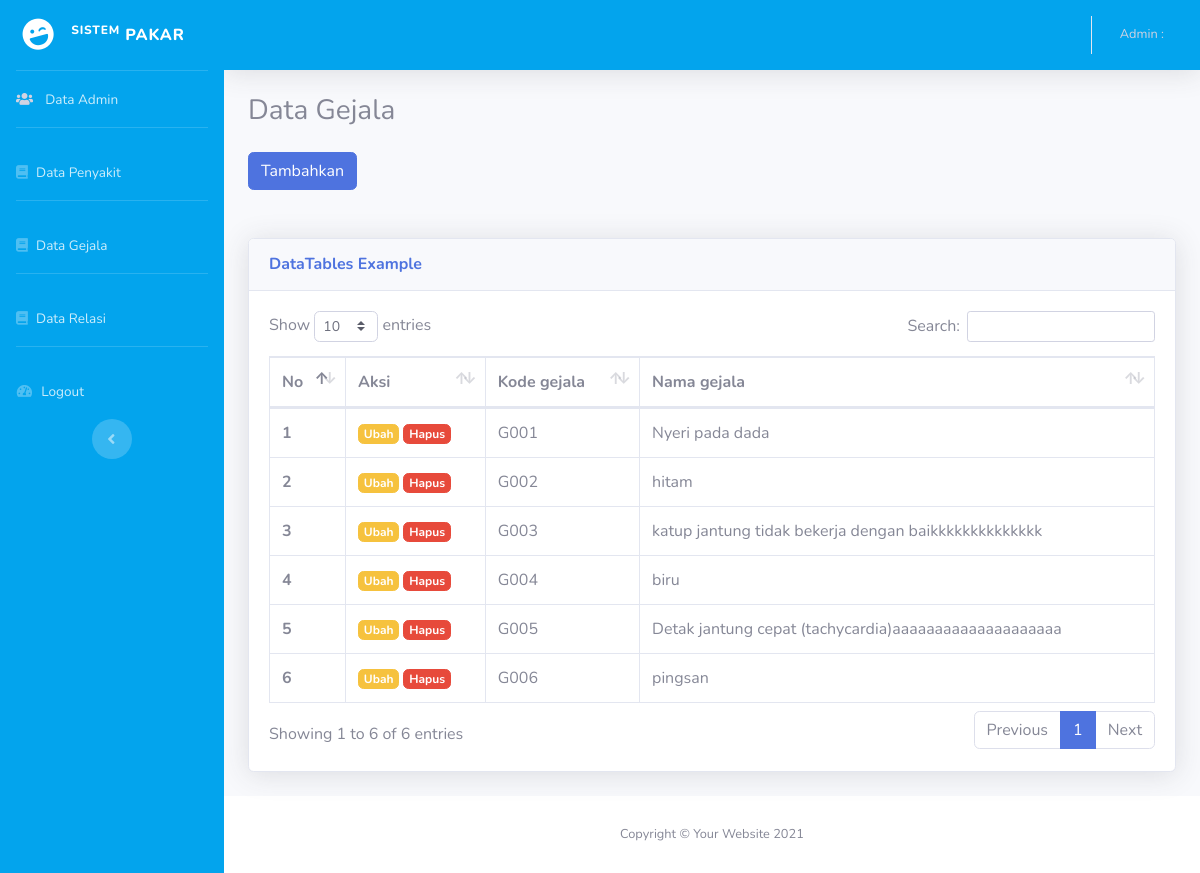
Page /index.php/admin/gejala on the committed database.
### tables this page shows
CREATE TABLE `gejala` (
  `kd_gejala` varchar(10) NOT NULL,
  `gejala` varchar(100) NOT NULL
);

### application/controllers/Admin.php (called while the page is built, shortened)
<?php
class admin extends CI_Controller
{
    public function __construct()
    {
        $this->load->model('konsultasi_model');
        $this->load->model('perawatan_model');
        $this->load->model('login_model');
    }
    public function gejala()
    {
        $data['title'] = 'Data Gejala';
        $data['admin'] = $this->db->get_where('admin', ['username' => $this->session->userdata('username')])->row_array();
        $data['gejala'] = $this->db->get('gejala')->result_array();
        $this->form_validation->set_rules('kd_gejala', 'kode gejala', 'required|trim|is_unique[gejala.kd_gejala]', ['is_unique' => 'Kode Gejala ini sudah terdaftar!']);
        $this->form_validation->set_rules('gejala', 'nama gejala', 'required|trim|is_unique[gejala.gejala]', ['is_unique' => 'Nama Gejala ini sudah terdaftar!']);
        if ($this->form_validation->run() == false) {
            $this->load->view('template/header_admin', $data);
            $this->load->view('template/sidebar');
            $this->load->view('template/topbar', $data);
            $this->load->view('admin/gejala', $data);
            $this->load->view('template/footer_admin');
        }
    }
}

### index.php (called while the page is built, shortened)
<?php
require_once BASEPATH.'core/CodeIgniter.php';

### application/views/admin/gejala.php (the view, shortened to what this page needs)
<div class="container">
  <h3><?= $title; ?></h3>
  <button type="button" class="btn btn-primary mt-3 mb-5" data-toggle="modal" data-target="#exampleModal">
    Tambahkan
  </button>
  <div class="card shadow mb-4">
    <div class="card-header py-3">
      <h6 class="m-0 font-weight-bold text-primary">DataTables Example</h6>
    </div>
    <div class="card-body">
      <div class="table-responsive">
        <table class="table table-bordered" id="dataTable" width="100%" cellspacing="0">
          <thead>
            <tr>
              <th scope="col">No</th>
              <th scope="col">Aksi</th>
              <th scope="col">Kode gejala</th>
              <th scope="col">Nama gejala</th>
            </tr>
          </thead>
          <tbody>
            <?php $i = 1; ?>
            <?php foreach ($gejala as $gel) : ?>
              <tr>
                <th scope="row"><?= $i; ?></th>
                <td>
                  <a href="<?= base_url('pengaturan_admin/edit_gejala/' . $gel['kd_gejala']); ?>" class="btn btn-warning badge btn-sm">Ubah</a>
                  <a href="<?= base_url('pengaturan_admin/hapus_gejala/' . $gel['kd_gejala']); ?>" class="btn btn-danger badge btn-sm">Hapus</a>
                </td>
                <td><?= $gel['kd_gejala']; ?></td>
                <td><?= $gel['gejala']; ?></td>
              </tr>
              <?php $i++; ?>
            <?php endforeach; ?>
          </tbody>
        </table>
      </div>
    </div>
  </div>

### rows in the picture
gejala: kd_gejala "G001", gejala "Nyeri pada dada"
gejala: kd_gejala "G002", gejala "hitam"
gejala: kd_gejala "G003", gejala "katup jantung tidak bekerja dengan baikkkkkkkkkkkkkk"
gejala: kd_gejala "G004", gejala "biru"
gejala: kd_gejala "G005", gejala "Detak jantung cepat (tachycardia)aaaaaaaaaaaaaaaaaaaa"
gejala: kd_gejala "G006", gejala "pingsan"

### other values in the picture
$title "Data Gejala"
